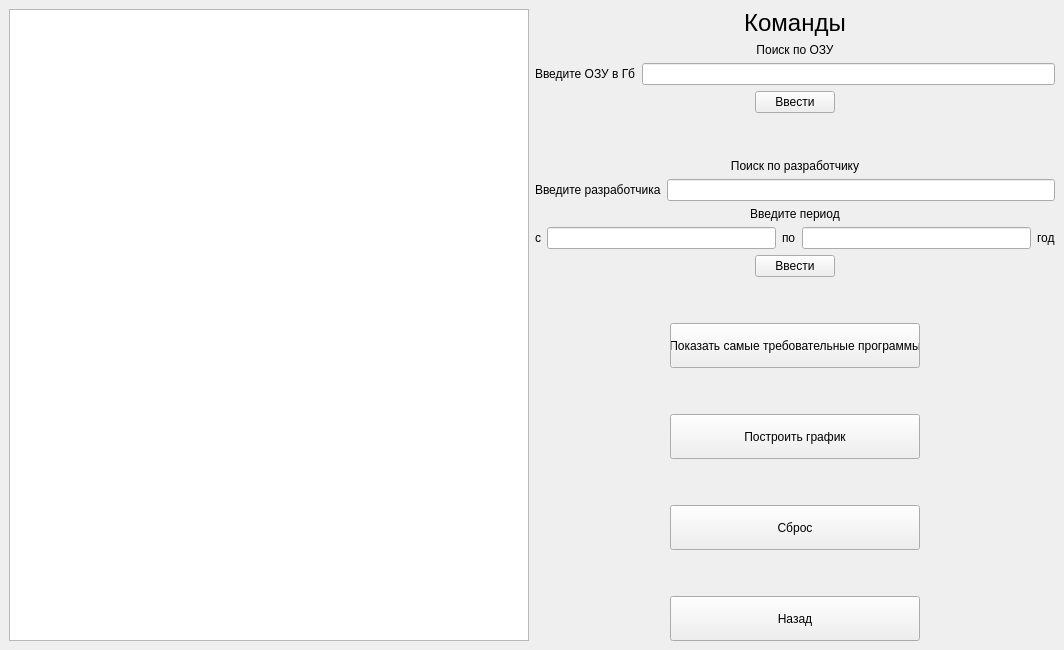
<?xml version="1.0" encoding="UTF-8"?>
<ui version="4.0">
 <class>GridWindow</class>
 <widget class="QMainWindow" name="GridWindow">
  <property name="geometry">
   <rect>
    <x>0</x>
    <y>0</y>
    <width>1064</width>
    <height>650</height>
   </rect>
  </property>
  <property name="windowTitle">
   <string>Показ продуктов</string>
  </property>
  <widget class="QWidget" name="centralwidget">
   <layout class="QHBoxLayout" name="horizontalLayout_10">
    <item>
     <widget class="QTableWidget" name="tableWidget"/>
    </item>
    <item>
     <layout class="QVBoxLayout" name="verticalLayout_3">
      <item>
       <layout class="QVBoxLayout" name="verticalLayout">
        <item>
         <widget class="QLabel" name="label">
          <property name="sizePolicy">
           <sizepolicy hsizetype="Preferred" vsizetype="Fixed">
            <horstretch>0</horstretch>
            <verstretch>0</verstretch>
           </sizepolicy>
          </property>
          <property name="text">
           <string>&lt;html&gt;&lt;head/&gt;&lt;body&gt;&lt;p align=&quot;center&quot;&gt;&lt;span style=&quot; font-size:18pt;&quot;&gt;Команды&lt;/span&gt;&lt;/p&gt;&lt;/body&gt;&lt;/html&gt;</string>
          </property>
         </widget>
        </item>
        <item>
         <widget class="QLabel" name="label_2">
          <property name="sizePolicy">
           <sizepolicy hsizetype="Preferred" vsizetype="Preferred">
            <horstretch>0</horstretch>
            <verstretch>0</verstretch>
           </sizepolicy>
          </property>
          <property name="text">
           <string>&lt;html&gt;&lt;head/&gt;&lt;body&gt;&lt;p align=&quot;center&quot;&gt;Поиск по ОЗУ&lt;/p&gt;&lt;/body&gt;&lt;/html&gt;</string>
          </property>
         </widget>
        </item>
        <item>
         <layout class="QHBoxLayout" name="horizontalLayout">
          <item>
           <widget class="QLabel" name="label_3">
            <property name="text">
             <string>Введите ОЗУ в Гб</string>
            </property>
           </widget>
          </item>
          <item>
           <widget class="QLineEdit" name="lineEdit_memory"/>
          </item>
         </layout>
        </item>
        <item>
         <layout class="QHBoxLayout" name="horizontalLayout_9">
          <item>
           <spacer name="horizontalSpacer_2">
            <property name="orientation">
             <enum>Qt::Horizontal</enum>
            </property>
            <property name="sizeHint" stdset="0">
             <size>
              <width>40</width>
              <height>20</height>
             </size>
            </property>
           </spacer>
          </item>
          <item>
           <widget class="QPushButton" name="pushButton_memoryfind">
            <property name="maximumSize">
             <size>
              <width>16777215</width>
              <height>70</height>
             </size>
            </property>
            <property name="text">
             <string>Ввести</string>
            </property>
           </widget>
          </item>
          <item>
           <spacer name="horizontalSpacer">
            <property name="orientation">
             <enum>Qt::Horizontal</enum>
            </property>
            <property name="sizeHint" stdset="0">
             <size>
              <width>40</width>
              <height>20</height>
             </size>
            </property>
           </spacer>
          </item>
         </layout>
        </item>
       </layout>
      </item>
      <item>
       <spacer name="verticalSpacer">
        <property name="orientation">
         <enum>Qt::Vertical</enum>
        </property>
        <property name="sizeType">
         <enum>QSizePolicy::Fixed</enum>
        </property>
        <property name="sizeHint" stdset="0">
         <size>
          <width>20</width>
          <height>40</height>
         </size>
        </property>
       </spacer>
      </item>
      <item>
       <layout class="QVBoxLayout" name="verticalLayout_2">
        <item>
         <widget class="QLabel" name="label_4">
          <property name="text">
           <string>&lt;html&gt;&lt;head/&gt;&lt;body&gt;&lt;p align=&quot;center&quot;&gt;Поиск по разработчику&lt;/p&gt;&lt;/body&gt;&lt;/html&gt;</string>
          </property>
         </widget>
        </item>
        <item>
         <layout class="QHBoxLayout" name="horizontalLayout_2">
          <item>
           <widget class="QLabel" name="label_5">
            <property name="text">
             <string>Введите разработчика</string>
            </property>
           </widget>
          </item>
          <item>
           <widget class="QLineEdit" name="lineEdit_developer"/>
          </item>
         </layout>
        </item>
        <item>
         <widget class="QLabel" name="label_6">
          <property name="text">
           <string>&lt;html&gt;&lt;head/&gt;&lt;body&gt;&lt;p align=&quot;center&quot;&gt;Введите период&lt;/p&gt;&lt;/body&gt;&lt;/html&gt;</string>
          </property>
         </widget>
        </item>
        <item>
         <layout class="QHBoxLayout" name="horizontalLayout_3">
          <item>
           <widget class="QLabel" name="label_7">
            <property name="text">
             <string>с</string>
            </property>
           </widget>
          </item>
          <item>
           <widget class="QLineEdit" name="lineEdit_yearbegin"/>
          </item>
          <item>
           <widget class="QLabel" name="label_8">
            <property name="text">
             <string>по</string>
            </property>
           </widget>
          </item>
          <item>
           <widget class="QLineEdit" name="lineEdit_yearend"/>
          </item>
          <item>
           <widget class="QLabel" name="label_9">
            <property name="text">
             <string>год</string>
            </property>
           </widget>
          </item>
         </layout>
        </item>
        <item>
         <layout class="QHBoxLayout" name="horizontalLayout_4">
          <item>
           <spacer name="horizontalSpacer_3">
            <property name="orientation">
             <enum>Qt::Horizontal</enum>
            </property>
            <property name="sizeHint" stdset="0">
             <size>
              <width>40</width>
              <height>20</height>
             </size>
            </property>
           </spacer>
          </item>
          <item>
           <widget class="QPushButton" name="pushButton_developerfind">
            <property name="maximumSize">
             <size>
              <width>16777215</width>
              <height>70</height>
             </size>
            </property>
            <property name="text">
             <string>Ввести</string>
            </property>
           </widget>
          </item>
          <item>
           <spacer name="horizontalSpacer_4">
            <property name="orientation">
             <enum>Qt::Horizontal</enum>
            </property>
            <property name="sizeHint" stdset="0">
             <size>
              <width>40</width>
              <height>20</height>
             </size>
            </property>
           </spacer>
          </item>
         </layout>
        </item>
       </layout>
      </item>
      <item>
       <spacer name="verticalSpacer_2">
        <property name="orientation">
         <enum>Qt::Vertical</enum>
        </property>
        <property name="sizeType">
         <enum>QSizePolicy::Fixed</enum>
        </property>
        <property name="sizeHint" stdset="0">
         <size>
          <width>20</width>
          <height>40</height>
         </size>
        </property>
       </spacer>
      </item>
      <item>
       <layout class="QHBoxLayout" name="horizontalLayout_8">
        <item>
         <widget class="QPushButton" name="pushButton_mostexacting">
          <property name="sizePolicy">
           <sizepolicy hsizetype="Fixed" vsizetype="Fixed">
            <horstretch>0</horstretch>
            <verstretch>0</verstretch>
           </sizepolicy>
          </property>
          <property name="minimumSize">
           <size>
            <width>0</width>
            <height>0</height>
           </size>
          </property>
          <property name="maximumSize">
           <size>
            <width>250</width>
            <height>70</height>
           </size>
          </property>
          <property name="text">
           <string>Показать самые требовательные программы</string>
          </property>
         </widget>
        </item>
       </layout>
      </item>
      <item>
       <spacer name="verticalSpacer_3">
        <property name="orientation">
         <enum>Qt::Vertical</enum>
        </property>
        <property name="sizeType">
         <enum>QSizePolicy::Fixed</enum>
        </property>
        <property name="sizeHint" stdset="0">
         <size>
          <width>20</width>
          <height>40</height>
         </size>
        </property>
       </spacer>
      </item>
      <item>
       <layout class="QHBoxLayout" name="horizontalLayout_7">
        <item>
         <widget class="QPushButton" name="pushButton_makechart">
          <property name="sizePolicy">
           <sizepolicy hsizetype="Fixed" vsizetype="Fixed">
            <horstretch>0</horstretch>
            <verstretch>0</verstretch>
           </sizepolicy>
          </property>
          <property name="minimumSize">
           <size>
            <width>0</width>
            <height>0</height>
           </size>
          </property>
          <property name="maximumSize">
           <size>
            <width>250</width>
            <height>70</height>
           </size>
          </property>
          <property name="text">
           <string>Построить график</string>
          </property>
         </widget>
        </item>
       </layout>
      </item>
      <item>
       <spacer name="verticalSpacer_5">
        <property name="orientation">
         <enum>Qt::Vertical</enum>
        </property>
        <property name="sizeType">
         <enum>QSizePolicy::Fixed</enum>
        </property>
        <property name="sizeHint" stdset="0">
         <size>
          <width>20</width>
          <height>40</height>
         </size>
        </property>
       </spacer>
      </item>
      <item>
       <layout class="QHBoxLayout" name="horizontalLayout_6">
        <item>
         <widget class="QPushButton" name="pushButton_reset">
          <property name="sizePolicy">
           <sizepolicy hsizetype="Fixed" vsizetype="Fixed">
            <horstretch>0</horstretch>
            <verstretch>0</verstretch>
           </sizepolicy>
          </property>
          <property name="maximumSize">
           <size>
            <width>250</width>
            <height>70</height>
           </size>
          </property>
          <property name="text">
           <string>Сброс</string>
          </property>
         </widget>
        </item>
       </layout>
      </item>
      <item>
       <spacer name="verticalSpacer_4">
        <property name="orientation">
         <enum>Qt::Vertical</enum>
        </property>
        <property name="sizeType">
         <enum>QSizePolicy::Fixed</enum>
        </property>
        <property name="sizeHint" stdset="0">
         <size>
          <width>20</width>
          <height>40</height>
         </size>
        </property>
       </spacer>
      </item>
      <item>
       <layout class="QHBoxLayout" name="horizontalLayout_5">
        <item>
         <widget class="QPushButton" name="pushButton_back">
          <property name="sizePolicy">
           <sizepolicy hsizetype="Fixed" vsizetype="Fixed">
            <horstretch>0</horstretch>
            <verstretch>0</verstretch>
           </sizepolicy>
          </property>
          <property name="maximumSize">
           <size>
            <width>250</width>
            <height>70</height>
           </size>
          </property>
          <property name="text">
           <string>Назад</string>
          </property>
         </widget>
        </item>
       </layout>
      </item>
     </layout>
    </item>
   </layout>
  </widget>
 </widget>
 <resources/>
 <connections/>
</ui>
